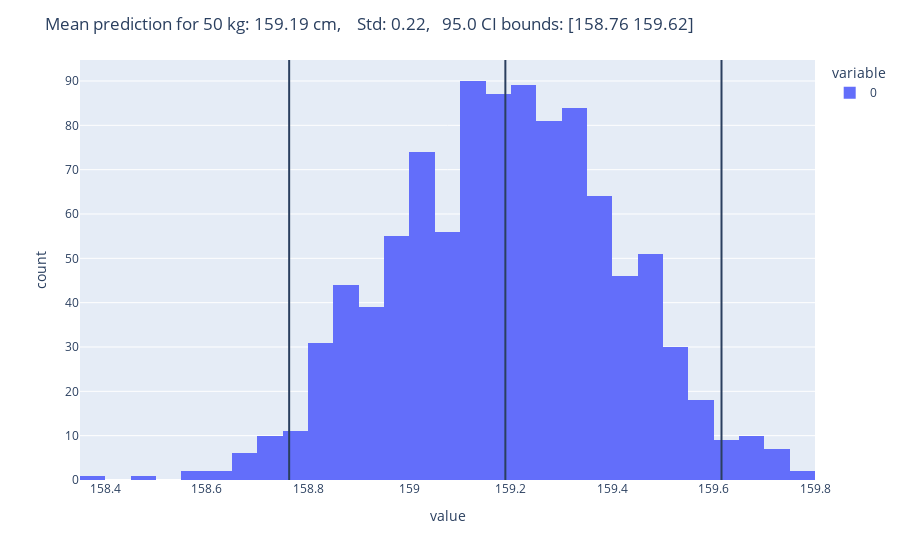

Write notebook code for a chart like this one.
### Markdown cell above
The model also allows us to quantify the uncertainty of the prediction for a single odata point.

**Exercise.** Predict the height distribution for a person of 50Kg.

### Code cell
from typing import Union
import plotly.express as px
import numpy as np


def sample_given_weight(weight: Union[int, float]):
  """Return samples of one prediction per model."""
  samples_given_kg = post_R[:, 0] + post_R[:, 1] * (weight - mean_weight)
  return samples_given_kg


samples_50_kg = sample_given_weight(weight=50)

conf_level = 0.95
q_low = (1 - conf_level) / 2
q_high = 1 - q_low
quantiles = np.quantile(samples_50_kg, q=[q_low, q_high])

fig = px.histogram(samples_50_kg)
for stat in [samples_50_kg.mean(), *quantiles]:
  fig.add_vline(x=stat)

fig.update_layout(
  title=f"""Mean prediction for 50 kg: {samples_50_kg.mean():.2f} cm, 
  Std: {samples_50_kg.std():.2f},
  {100*conf_level} CI bounds: {np.round(quantiles, 2)}"""
)

### Figure 1 — Plotly figure (JSON) as saved in the notebook; plotly's stock layout.template omitted (floating-point values rounded to 4 significant figures; data arrays with more than 128 entries replaced by an {"elided": "..."} marker saying what was removed)
{"data": [{"alignmentgroup": "True", "bingroup": "x", "hovertemplate": "variable=0<br>value=%{x}<br>count=%{y}<extra></extra>", "legendgroup": "0", "marker": {"color": "#636efa", "pattern": {"shape": ""}}, "name": "0", "offsetgroup": "0", "orientation": "v", "showlegend": true, "type": "histogram", "x": {"elided": "1000 float values"}, "xaxis": "x", "yaxis": "y"}], "layout": {"barmode": "relative", "legend": {"title": {"text": "variable"}, "tracegroupgap": 0}, "margin": {"t": 60}, "shapes": [{"type": "line", "x0": 159.2, "x1": 159.2, "xref": "x", "y0": 0, "y1": 1, "yref": "y domain"}, {"type": "line", "x0": 158.8, "x1": 158.8, "xref": "x", "y0": 0, "y1": 1, "yref": "y domain"}, {"type": "line", "x0": 159.6, "x1": 159.6, "xref": "x", "y0": 0, "y1": 1, "yref": "y domain"}], "title": {"text": "Mean prediction for 50 kg: 159.19 cm, \n  Std: 0.22,\n  95.0 CI bounds: [158.76 159.62]"}, "xaxis": {"anchor": "y", "domain": [0, 1], "title": {"text": "value"}}, "yaxis": {"anchor": "x", "domain": [0, 1], "title": {"text": "count"}}}}
